Frame 1 (no input): blank canvas, image omitted
Frame 60 (no input): blank canvas, image omitted
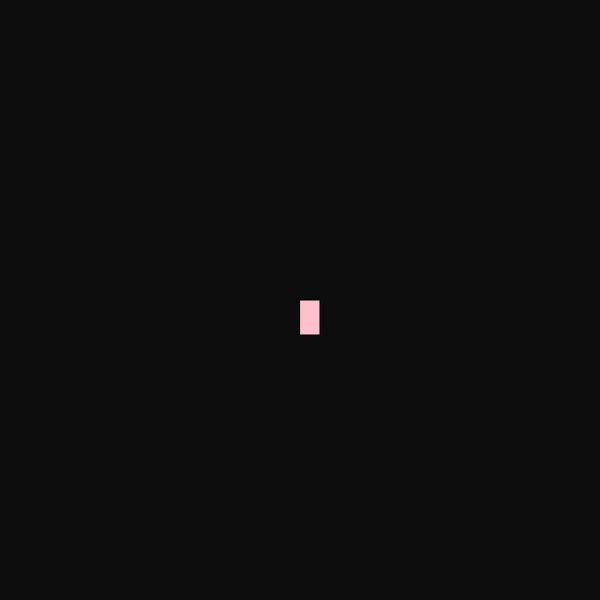
Frame 120 (the mouse pressed at the canvas centre since frame 60)

The p5.js sketch whose frames 1 and 60 were blank and that drew this single picture after the mouse press (run headless with seeded random() and noise() and a simulated clock; from frame 60 on, the mouse is pressed at the canvas centre):

// p5.js sketch
// ── sketch.js
function setup() {
  createCanvas(600, 600);
  
background("rgba(0,0,0,0.95)");  
}
function draw() {
  fill("pink");
  if(mouseIsPressed)
  rect(mouseX,mouseY,20,35);
  stroke("black");
}    
